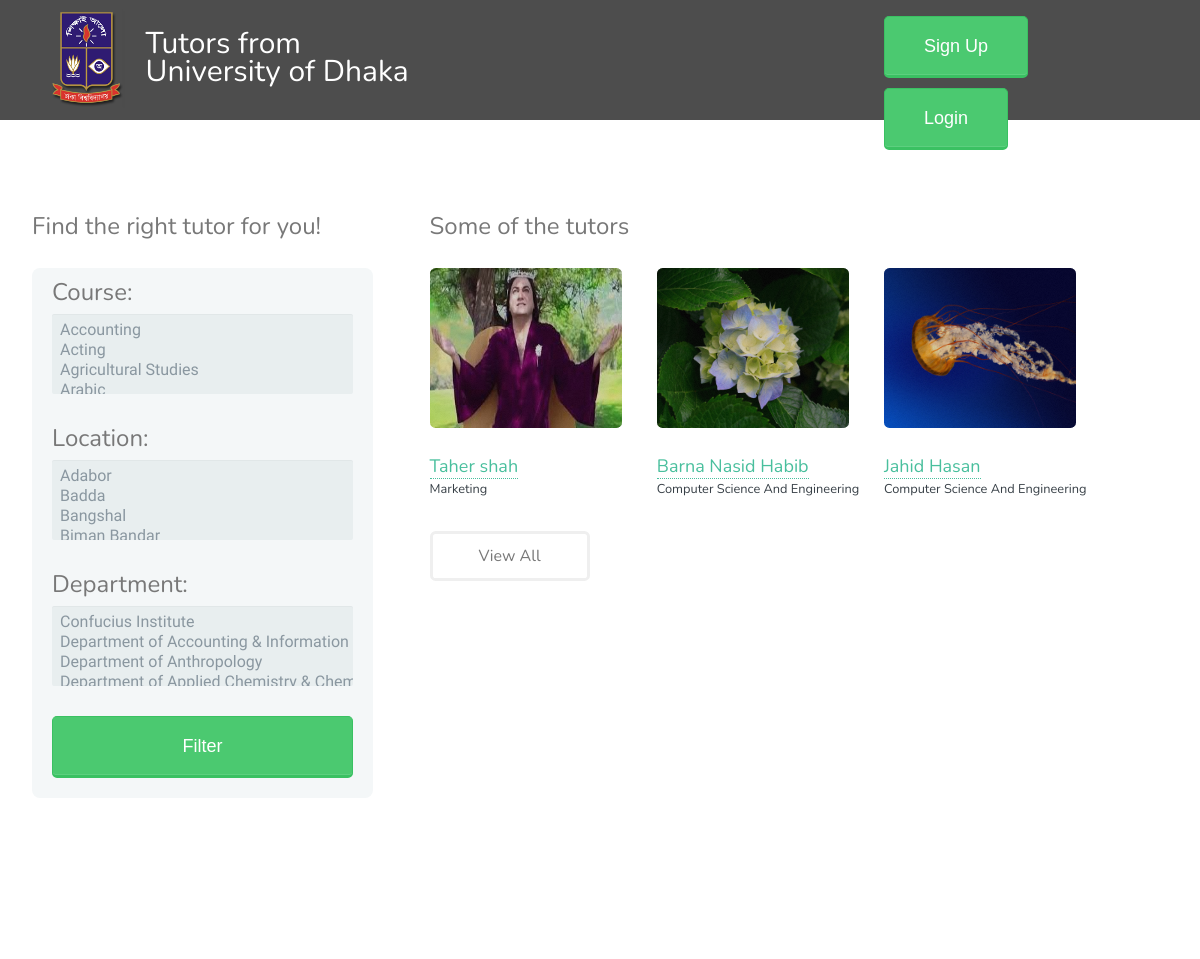
Page /home.php on the earlier database version.
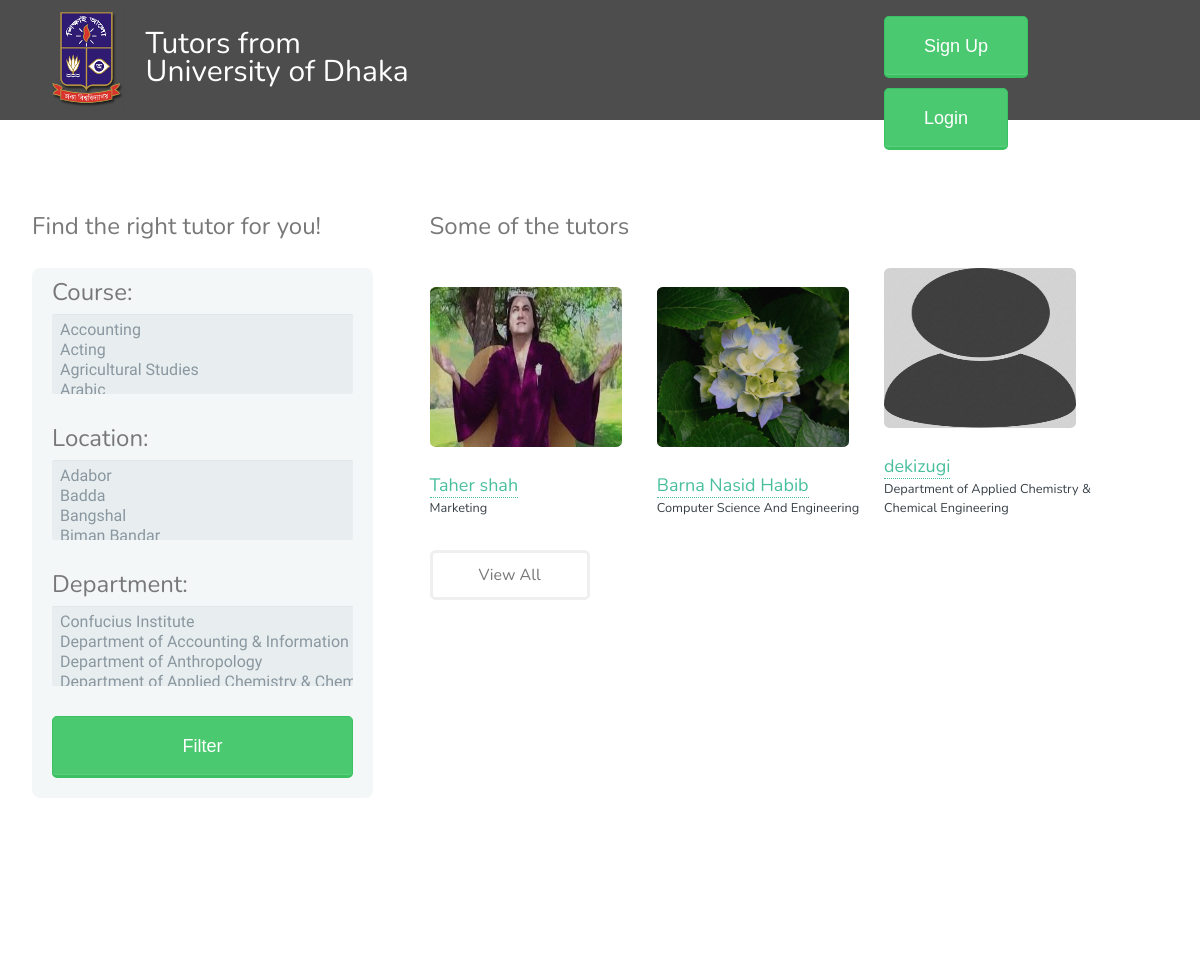
Same page on the later database version.
### tables this page shows
CREATE TABLE `user_info` (
  `username` varchar(15) NOT NULL,
  `email` varchar(50) NOT NULL,
  `name` varchar(50) NOT NULL,
  `password` varchar(40) NOT NULL,
  `gender` varchar(6) NOT NULL,
  `phone` varchar(11) DEFAULT NULL,
  `phone_privacy` tinyint(1) DEFAULT NULL,
  `department` varchar(100) NOT NULL,
  `biography` longtext,
  `verified` tinyint(1) NOT NULL DEFAULT '0',
  `isAvailable` tinyint(1) NOT NULL DEFAULT '1'
);

### home.php (the view, shortened to what this page needs)
<html>
    <head>
		<link rel="stylesheet" href="assets/css/profile.css" />
    </head>
	<?php
                                        if(isset($_SESSION['logged_in']) && $_SESSION['logged_in']==true)
                                            include"user_header.php";
                                         else
                                             include"login_header.php"
                                        ?>
			<section class="main">
					<?php
						include("config.php");
						$sql = "SELECT username,name,department FROM user_info WHERE isAvailable = '1'";
						$result = mysqli_query($conn,$sql);
					?>
					<?php include"filter_sidebar.php" ?>
					<div class = "view">
						<h2>Some of the tutors</h2>
							<?php
							$cnt=0;
							while($list = mysqli_fetch_array($result,MYSQLI_ASSOC))
							{
								$path="uploads/".$list['username'].".jpg";
								if(!file_exists($path))
									$path="uploads/default/avatar.jpg";
								echo "<article class=\"4u 12u$(xsmall) work-item\">";
								echo "<a href=".$path." class=\"image fit thumb\"><img src=".$path." alt=\"\"></a>";
								echo "<a href=\"profile.php?username=".$list['username']."\" >"."<font size=\"4\">".$list['name']."</font> </a>";
								echo "	<p> ".$list['department']." </p>"	;
								echo "</article>";
								$cnt = $cnt+1;
								if($cnt == 3 )
									break;
							}
							?>
						<ul class="actions">
                                                    <a href=<?php $page = $_SESSION['page']+1; echo"view_all.php?page=".$page ?> class="button">View All</a>
						</ul>
						</div>
			</section>
			<?php include"footer.php" ?>
		<?php
                    if(isset($_SESSION['logged_in']) && $_SESSION['logged_in']==true);
                    else
                        include"login_module.php"
                ?>

### login_header.php (shortened to what this page needs)
<div class="user_header" id = "user_header">
						<div class = "logo" >
							<a href="home.php" class="image avatar"><img src="images/avatar.jpg" alt="" height="100"/></a>
						</div>
						<div class = "title" >
							 <a href="home.php" class="image avatar"><font color = "White">Tutors from<br> University of Dhaka</font></a>
						</div>
						<div class = "header_button" >
							<ul class="actions">
								<li>
								<button onclick="document.getElementById('id01').style.display='block'" style="width:auto;">Sign Up</button>
								</li>
								<li>
								<button onclick="document.getElementById('id02').style.display='block'" style="width:auto;">Login</button>
								</li>
							</ul>
						</div>
			</div>

### filter_sidebar.php (shortened to what this page needs)
<?php
	$deptfile = fopen("department_list.txt", "r") or die("Unable to open file!");
	$deptlist = array();
	while(!feof($deptfile))
	{
		array_push($deptlist,fgets($deptfile));
	}
	sort($deptlist);
	$areafile = fopen("area_list.txt", "r") or die("Unable to open file!");
	$arealist = array();
	while(!feof($areafile))
	{
		array_push($arealist,fgets($areafile));
	}
	sort($arealist);
	$coursefile = fopen("course_list.txt", "r") or die("Unable to open file!");
	$courselist = array();
	while(!feof($coursefile))
	{
		array_push($courselist,fgets($coursefile));
	}
	sort($courselist);
?>
				<div class="filter">
					<h2><strong>Find the right tutor for you!</strong></h2>
					<section id = "filter">
						<form action="view_all.php" method="get">
						<label for="course"><font size="5">Course:</font></label>
						<select id="course" name="course[]" style='height: 80px;' multiple>
							<?php
								$courseLength = count($courselist);
								for($i=0; $i<$courseLength; $i=$i+1)
									echo"<option value=\"".$courselist[$i]."\">".$courselist[$i]."</option>";
							?>
						</select>
					<label for="location"><font size="5">Location:</font></label>
						<select id="location" name="location[]" style='height: 80px;' multiple>
							<?php
								$areaLength = count($arealist);
								for($i=0; $i<$areaLength; $i=$i+1)
									echo"<option value=\"".$arealist[$i]."\">".$arealist[$i]."</option>";
							?>
						</select>
						<label for="department"><font size="5">Department:</font></label>
						<select id="department" name="department[]" style='height: 80px;' multiple>
							<?php
								$deptLength = count($deptlist);
								for($i=0; $i<$deptLength; $i=$i+1)
									echo"<option value=\"".$deptlist[$i]."\">".$deptlist[$i]."</option>";
							?>
						</select>
						<button type="submit">Filter</button>
					  </form>
					</section>
				</div>

### footer.php
<footer id="footer">
				<div class="inner">
					<ul class="icons">
						<li><a href="#" class="icon fa-twitter"><span class="label">Twitter</span></a></li>
						<li><a href="#" class="icon fa-github"><span class="label">Github</span></a></li>
						<li><a href="#" class="icon fa-dribbble"><span class="label">Dribbble</span></a></li>
						<li><a href="#" class="icon fa-envelope-o"><span class="label">Email</span></a></li>
					</ul>
					<ul class="copyright">
						<li>&copy; R <sup>TM</sup></li><li>Design: <a href="http://html5up.net">HTML5 UP</a></li>
					</ul>
				</div>
			</footer>

### login_module.php (shortened to what this page needs)
<html>

Differences in the rows shown:
no longer on this page (row unchanged): user_info: username (picture), name "Jahid Hasan", department "Computer Science And Engineering"
added user_info: shows a picture, name "dekizugi", department "Department of Applied Chemistry & Chemical Engineering"
